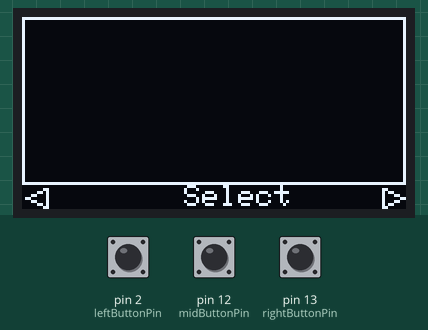
Simulated run of this sketch. Board: Arduino Uno, built with avr-gcc and run on an emulated ATmega328P. Parts: 128×64 one-colour display. The test bench sets the inputs (shaded band); at power-on: pin 2 (leftButtonPin) LOW, pin 12 (midButtonPin) LOW, pin 13 (rightButtonPin) LOW.

Above: at 0.1 s.

The sketch:

ExpenseTracker.ino
```cpp
const int leftButtonPin =2;
const int midButtonPin =12;
const int rightButtonPin =13;

#include "DataModel.h"
#include "Screen.h"
#include "Controller.h"

#pragma region OLED STUFF
//OLED STUFF
#define SCREEN_WIDTH 128 // OLED display width, in pixels
#define SCREEN_HEIGHT 64 // OLED display height, in pixels

#include <SPI.h>
#include <Wire.h>
#include <Adafruit_GFX.h>
#include <Adafruit_SSD1306.h>

#define OLED_RESET     -1 // Reset pin # (or -1 if sharing Arduino reset pin)
#define SCREEN_ADDRESS 0x3C ///< See datasheet for Address; 0x3D for 128x64, 0x3C for 128x32
Adafruit_SSD1306 display(SCREEN_WIDTH, SCREEN_HEIGHT, &Wire, OLED_RESET);
#pragma endregion

DataModel dataModel;
MainScreen mainScreen(display, SCREEN_WIDTH, SCREEN_HEIGHT);
Controller controller(dataModel, mainScreen);

int fps = 24;

void setup() {
  Serial.begin(9600);
  // put your setup code here, to run once:
  pinMode(leftButtonPin,INPUT);
  pinMode(midButtonPin,INPUT);
  pinMode(rightButtonPin,INPUT);

  // SSD1306_SWITCHCAPVCC = generate display voltage from 3.3V internally
  if(!display.begin(SSD1306_SWITCHCAPVCC, SCREEN_ADDRESS)) {
    Serial.println(F("SSD1306 allocation failed"));
    for(;;); // Don't proceed, loop forever
  }
  controller.mainScreen.drawScreen();
}

void loop() {
  // put your main code here, to run repeatedly:
  if(digitalRead(leftButtonPin)){
    controller.btnLeft();
  }
  if(digitalRead(midButtonPin)){
    controller.btnMid();
  }
  if(digitalRead(rightButtonPin)){
    controller.btnRight();
  }
  controller.updateScreen();

}
```

Controller.cpp
```cpp
#include "Controller.h"

Controller::Controller(DataModel& d, MainScreen& mS)
    : dataModel(d), mainScreen(mS){
    currScreen = 0;
}
void Controller::updateScreen(){
    switch (currScreen)
    {
    case 0:
        mainScreen.drawScreen();
        break;

    default:
        break;
    }
    // mainScreen.drawScreen();
}
void Controller::btnLeft(){
    // switch (view.currScreen){
    //     case 1:
    //         view.mainScreen();
    //         break;
    //     case 2:
    //         view.screenOne();
    //         break;
    //     default:
    //         break;
    // }
    // //Debounce
    // delay(200);
}

void Controller::btnMid(){
    // switch (view.currScreen){
    //     default:
    //         view.mainScreen();
    //         break;
    // }
    // //Debounce
    // delay(200);
}

void Controller::btnRight(){
    // switch (view.currScreen){
    //     case 0:
    //         view.screenOne();
    //         break;
    //     case 1:
    //         view.screenTwo();
    //         break;
    //     default:
    //         view.mainScreen();
    //         break;
    // }
    // //Debounce
    // delay(200);
}
```

Controller.h
```cpp
#ifndef Controller_h
#define Controller_h

#include "DataModel.h"
#include "MainScreen.h"

class Controller {
    protected:
        DataModel& dataModel;
        int currScreen;
    public:
        MainScreen& mainScreen;
        Controller(DataModel& d, MainScreen& mS);
        void updateScreen();
        void btnLeft();
        void btnMid();
        void btnRight();
};


#endif
```

DataModel.cpp
```cpp
#include "DataModel.h"

void DataModel::printHi(){
    Serial.println("Hi");
}
```

DataModel.h
```cpp
#ifndef DATAMODEL_H
#define DATAMODEL_H

#include <Arduino.h>

class DataModel {
    public:
        //The current screen that the user is on(This will influence what the controller buttons do)
        //0 = Home Screen
        int currScreen;
        void printHi();
};
#endif
```

MainScreen.cpp
```cpp
#include "MainScreen.h"
#include <Arduino.h>

MainScreen::MainScreen(Adafruit_SSD1306& display, int SCREEN_WIDTH, int SCREEN_HEIGHT):Screen(display, SCREEN_WIDTH, SCREEN_HEIGHT){
}

void MainScreen::drawScreen(){
    display.clearDisplay();
    drawBorder();
    drawLeftButton();
    drawMidButton("Select");
    drawRightButton();
    display.display();
}
```

MainScreen.h
```cpp
#ifndef MAINSCREEN_H
#define MAINSCREEN_H

//OLED STUFF

#include "Screen.h"

class MainScreen : public Screen{
    public:
        MainScreen(Adafruit_SSD1306& display, int SCREEN_WIDTH, int SCREEN_HEIGHT);
        void drawScreen() override;
    };

#endif // MAINSCREEN_H
```

Screen.cpp
```cpp
#include "Screen.h"

Screen::Screen(Adafruit_SSD1306& d, int w, int h):display(d), SCREEN_WIDTH(w), SCREEN_HEIGHT(h){
    animateSeed = 0;
}

void Screen::drawLeftArrow(){
    display.drawTriangle(1,SCREEN_HEIGHT-4,8,SCREEN_HEIGHT-7,8,SCREEN_HEIGHT-1,WHITE);
}

void Screen::drawRightArrow(){
    display.drawTriangle(SCREEN_WIDTH-1,SCREEN_HEIGHT-4,SCREEN_WIDTH-8,SCREEN_HEIGHT-7,SCREEN_WIDTH-8,SCREEN_HEIGHT-1,WHITE);
}

void Screen::drawLeftButton(String text){
    if(text==""){
        drawLeftArrow();
    }
    //Set cursor to bottom left
    display.setTextSize(1);
    display.setCursor(2,SCREEN_HEIGHT-8);
    display.setTextColor(WHITE);
    display.println(text);
}

void Screen::drawMidButton(String text){
    //Set cursor to bottom left
    display.setTextSize(1);
    display.setCursor(SCREEN_WIDTH/2-10,SCREEN_HEIGHT-8);
    display.setTextColor(WHITE);
    display.println(text);
}

void Screen::drawRightButton(String text){
    if(text==""){
        drawRightArrow();
    }
    //Since at textSize 1, 1 char is 6 pixels wide we set cursor to have a 1 pixel margin from the right border
    //Set cursor to bottom left
    display.setTextSize(1);
    byte xPos = (SCREEN_WIDTH-1)-text.length()*6;
    display.setCursor(xPos,SCREEN_HEIGHT-8);
    display.setTextColor(WHITE);
    display.println(text);
}

void Screen::drawBorder(){
    // animateSeed+=10;
    //-8 because we want to leave space for the buttons below the border
    display.drawRect(0,0,SCREEN_WIDTH,SCREEN_HEIGHT-8,WHITE);
    // Draw a black line of 30 pixels that will be animated along the border
    // for(int i = 0; i<30;i++){
    //     display.drawPixel(i+(animateSeed%SCREEN_WIDTH),0,BLACK);
    //     display.drawPixel(0,SCREEN_WIDTH-(animateSeed%SCREEN_WIDTH)-i,BLACK);
    //     display.drawPixel(SCREEN_WIDTH,i+(animateSeed%SCREEN_WIDTH),BLACK);
    //     display.drawPixel(30-SCREEN_WIDTH+i-(animateSeed%SCREEN_WIDTH),SCREEN_HEIGHT-9,BLACK);
    // }
    // display.drawPixel(SCREEN_WIDTH,0,BLACK);
    // // display.drawPixel(SCREEN_WIDTH-1,0,BLACK);

    // display.drawPixel(0,0,BLACK);
    // display.drawPixel(1,0,BLACK);
    // Serial.println(SCREEN_WIDTH-(animateSeed%SCREEN_WIDTH));
}


//Screen One will be adding Expenses(Write it to SD CARD)

//Left and Right Buttons will be used to navigate between screens

//Middle Button will be used to enter screen.
//Then we will use left and right buttons to navigate within the screen
//Middle Button will be used to confirm here.
//There will be a cursor to show where we are currently, cursor will eventually Leave
//the screen then the elft and right buttons will once again be used to navigate between screens
```

Screen.h
```cpp
#ifndef SCREEN_H
#define SCREEN_H

//OLED STUFF


#include <Adafruit_GFX.h>
#include <Adafruit_SSD1306.h>
#include <Arduino.h>

class Screen {
    protected:
        Adafruit_SSD1306& display;
        int SCREEN_WIDTH;
        int SCREEN_HEIGHT;
        //This will be incremented every time the screen is drawn and will be used to animate the border to show where selection currently is
        int animateSeed;
        void drawBorder();
        void drawLeftButton(String text="");
        void drawMidButton(String text);
        void drawRightButton(String text="");
        void drawLeftArrow();
        void drawRightArrow();
        void animateSelectionCursor();
    public:
        Screen(Adafruit_SSD1306& display, int SCREEN_WIDTH, int SCREEN_HEIGHT);
        void leftButton();
        void midButton();
        void rightButton();
        virtual void drawScreen() = 0;
};

#endif // SCREEN_H
```
